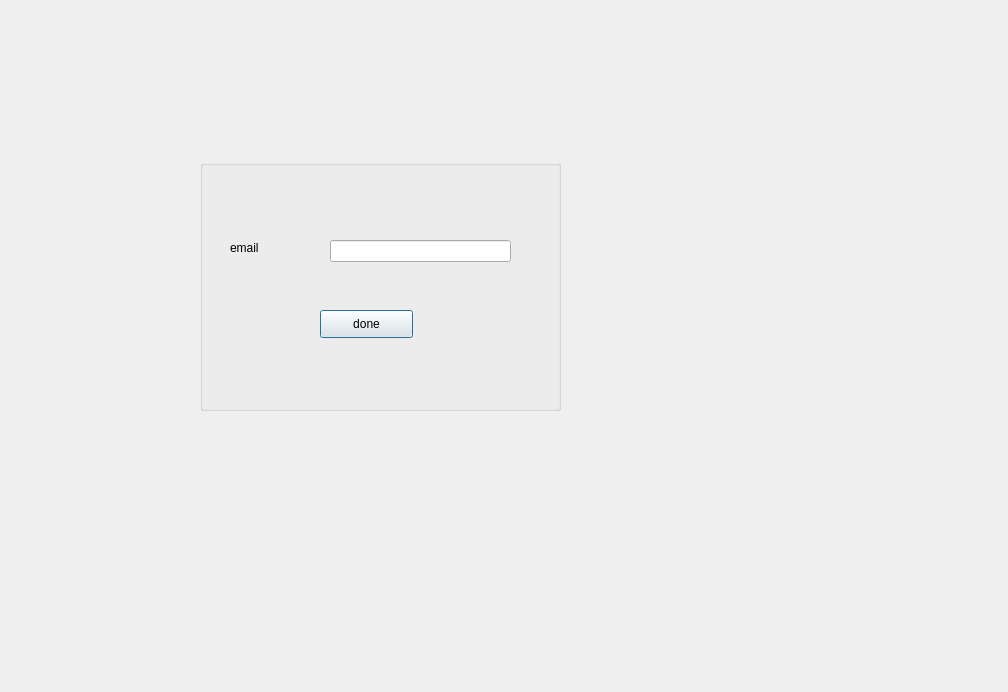
<?xml version="1.0" encoding="UTF-8"?>
<ui version="4.0">
 <class>forget</class>
 <widget class="QDialog" name="forget">
  <property name="geometry">
   <rect>
    <x>0</x>
    <y>0</y>
    <width>1008</width>
    <height>692</height>
   </rect>
  </property>
  <property name="windowTitle">
   <string>Dialog</string>
  </property>
  <widget class="QGroupBox" name="groupBox">
   <property name="geometry">
    <rect>
     <x>200</x>
     <y>160</y>
     <width>361</width>
     <height>251</height>
    </rect>
   </property>
   <property name="title">
    <string/>
   </property>
   <widget class="QLabel" name="label">
    <property name="geometry">
     <rect>
      <x>30</x>
      <y>80</y>
      <width>91</width>
      <height>16</height>
     </rect>
    </property>
    <property name="text">
     <string>email </string>
    </property>
   </widget>
   <widget class="QPushButton" name="pushButton">
    <property name="geometry">
     <rect>
      <x>120</x>
      <y>150</y>
      <width>93</width>
      <height>28</height>
     </rect>
    </property>
    <property name="text">
     <string>done</string>
    </property>
   </widget>
   <widget class="QLineEdit" name="lineEdit">
    <property name="geometry">
     <rect>
      <x>130</x>
      <y>80</y>
      <width>181</width>
      <height>22</height>
     </rect>
    </property>
   </widget>
  </widget>
 </widget>
 <resources/>
 <connections/>
</ui>
